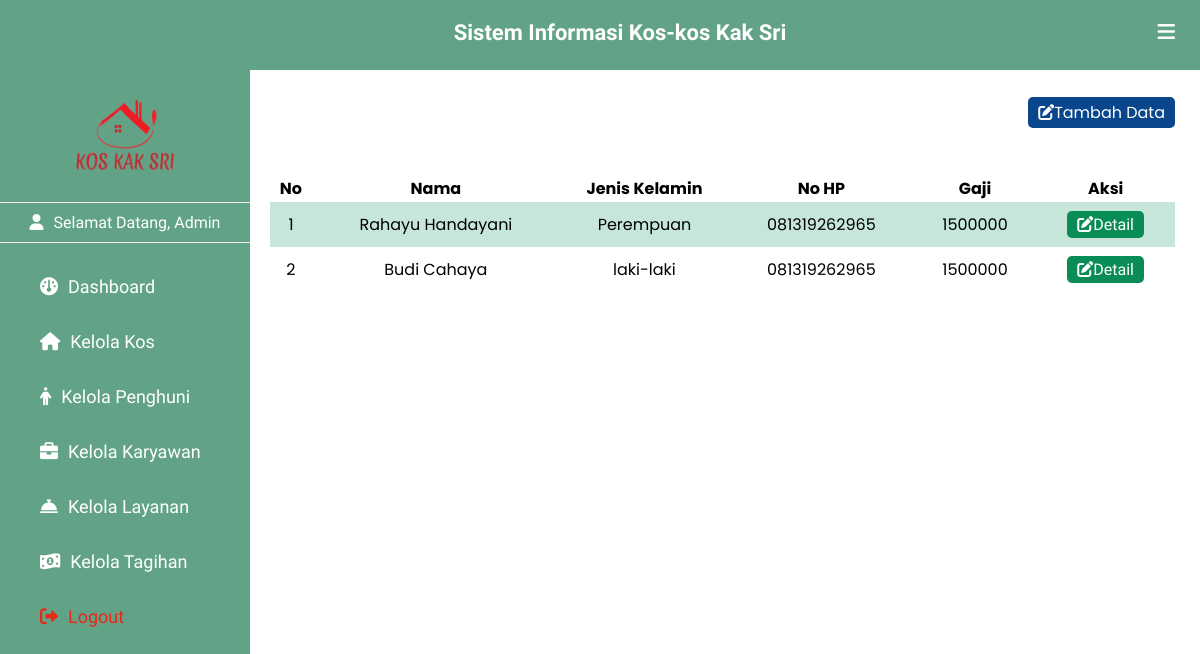
The page /kelola_pegawai.php (signed in) on the database its author committed.
### tables this page shows
CREATE TABLE `pegawai` (
  `id_pegawai` int(11) NOT NULL,
  `nama_pegawai` varchar(50) NOT NULL,
  `alamat_pegawai` text NOT NULL,
  `jenis_kelamin` varchar(20) NOT NULL,
  `no_hp` varchar(14) NOT NULL,
  `gaji` int(11) NOT NULL
);

### connection.php (called while the page is built, shortened)
<?php
$server = "localhost";
$user = "root";
$pass = "";
$db_name = "db_final";
$conn = mysqli_connect($server, $user, $pass, $db_name);
function query($query) {
    global $conn;
    $result = mysqli_query($conn, $query);
    $rows = [];
    while($row = mysqli_fetch_assoc($result)){
        $rows[] = $row;
    }
    return $rows;
}
?>

### kelola_pegawai.php (the view, shortened to what this page needs)
<?php
include 'connection.php';
$pegawai = query("SELECT * FROM pegawai");
?>
<!DOCTYPE html>
<html lang="en">
<head>
    <link rel="stylesheet" href="https://cdnjs.cloudflare.com/ajax/libs/simple-icons/6.15.0/simpleicons.svg">
    <link href='https://unpkg.com/boxicons@2.1.2/css/boxicons.min.css' rel='stylesheet'>
    <link rel="stylesheet" href="https://cdnjs.cloudflare.com/ajax/libs/font-awesome/6.0.0/css/all.min.css">
    <link rel="stylesheet" href="myProjects/webProject/icofont/css/icofont.min.css">
    <link rel="stylesheet" href="css/style_penghuni.css">
</head>
<body>
    <header>
       <div class="left_area">
            <h3>Sistem Informasi Kos-kos Kak Sri</h3>
       </div>
       <div class="right_area">
            <i class="fa-solid fa-bars" id="btn"></i>
       </div>
    </header>
    <div class="sidebar">
        <div class="logo_profile">
            <img src="asset/kosmerah.png " class="logo" alt="" width="100px" >
        </div>
        <div class="menu">
            <p id="admin"><i class="fa-solid fa-user"></i><span>Selamat Datang, Admin</span></p>
            <a href="index.php"><i class="fa-solid fa-gauge"></i><span>Dashboard</span></a>
            <a href="kelola_kos.php"><i class="fa-solid fa-house"></i><span>Kelola Kos</span></a>
            <a href="kelola_penghuni.php"><i class="fa-solid fa-person"></i><span>Kelola Penghuni</span></a>
            <a href="kelola_pegawai.php"><i class="fa-solid fa-briefcase"></i><span>Kelola Karyawan</span></a>
            <a href="kelola_layanan.php"><i class="fa-sharp fa-solid fa-bell-concierge"></i><span>Kelola Layanan</span></a>
            <a href="kelola_tagihan.php"><i class="fa-solid fa-money-bill-1-wave"></i><span>Kelola Tagihan</span></a>
            <a href="controller/logout.php" id="logout"><i class="fa-solid fa-right-from-bracket"></i><span>Logout</span></a>
        </div>
    </div>
    <div class="content">
        <div class="tombol-tambah">
         <a href="tambah_pegawai.php" id="tbl-tambah"><i class="fa-solid fa-pen-to-square"></i>Tambah Data</a>
        </div>
      <table border="0" border-collapse="collapse" width="100%" id="tampil">
        <thead>
            <th style="text-align:center">No</th>
            <th style="text-align:center">Nama</th>
            <th style="text-align:center">Jenis Kelamin</th>
            <th style="text-align:center">No HP</th>
            <th style="text-align:center">Gaji</th>
            <th style="text-align:center">Aksi</th>
        </thead>
        <tbody>
            <?php $i=1 ?>
            <?php foreach($pegawai as $pg) : ?>
            <tr>
                <td style="text-align:center"><?php echo $i; ?></td>
                <td style="text-align:center"><?php echo $pg["nama_pegawai"];?></td>
                <td style="text-align:center"><?php echo $pg["jenis_kelamin"];?></td>
                <td style="text-align:center"><?php echo $pg["no_hp"]; ?></td>
                <td style="text-align:center"><?php echo $pg["gaji"]; ?></td>
                <td  class="tabel_aksi" style="text-align:center">
                    <a href="detail_pegawai.php?id_pegawai=<?php echo $pg["id_pegawai"]; ?>" id="tbl-ubah"><i class="fa-solid fa-pen-to-square"></i>Detail</a>
                </td>
            </tr>
            <?php $i++; ?>
            <?php endforeach; ?>
        </tbody>
      </table>
    </div>
</body>
</html>

### css/css/style_penghuni.css (style rules this page uses)
body { margin: 0; padding: 0; font-family: "Poppins", sans-serif; overflow-x: hidden; }
header { position: fixed; background: #62A388; padding: 20px; width: 100%; height: 30px; }
.left_area h3 { color: #fff; margin: 0; font-size: 22px; font-weight: 900; text-align: center; font-family: "Philosopher", sans-serif; }
#btn { padding: 5px; float: right; color: #fff; margin-top: -28px; font-size: 20px; margin-right: 40px; }
#admin { padding-top: 10px; padding-bottom: 10px; color: #fff; border-top: 1px solid #fefe; border-bottom: 1px solid #fefe; text-align: center; }
.sidebar { background: #62A388; padding-top: 30px; position: fixed; left: 0; width: 250px; height: 100%; margin-top: 70px; transition: all 0.5s ease; font-family: "El Messiri", sans-serif; overflow-y: auto; }
.logo_profile { display: flex; flex-direction: column; justify-content: center; align-items: center; }
.sidebar .logo { margin-bottom: 10px; transition: all 0.5s ease; }
.sidebar a { color: #fff; display: block; width: 100%; line-height: 55px; text-decoration: none; padding-left: 40px; box-sizing: border-box; font-size: 18px; font-family: "Poppins", sans-serif; }
.sidebar a span { font-family: "El Messiri", sans-serif; }
.sidebar i { padding-right: 10px; }
.sidebar #logout { color: rgb(233, 41, 20); }
.content { padding-top: 80px; padding-left: 270px; margin-right: 25px; transition: all 0.5s ease; text-align: justify; }
.content table#tampil { margin-top: 50px; border-collapse: collapse; border: none; }
.content table#tampil tbody tr td { padding: 10px; }
.content table#tampil tbody tr:nth-child(odd) { background-color: #c5e6d8; }
.content .tabel_aksi { text-align: center; }
.content .tabel_aksi a { text-decoration: none; font-family: "El Messiri", sans-serif; }
.content #tbl-ubah { background-color: #098c55; padding: 4px 10px; border-radius: 5px; color: #fff; }
.content #tbl-tambah { background-color: #09468c; padding: 4px 10px; border-radius: 5px; color: #fff; text-decoration: none; }
.content .tombol-tambah { padding-top: 20px; text-align: right; }

### rows shown on the page
pegawai: nama_pegawai "Rahayu Handayani", jenis_kelamin "Perempuan", no_hp "081319262965", gaji "1500000"
pegawai: nama_pegawai "Budi Cahaya", jenis_kelamin "laki-laki", no_hp "081319262965", gaji "1500000"
